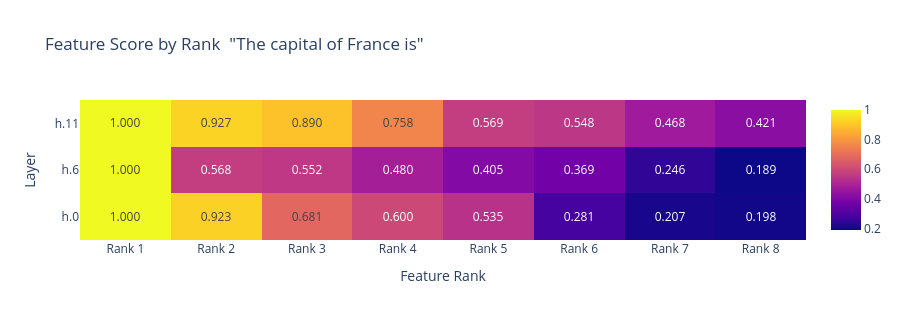

Notebook cell for this chart:
### Code cell
if not NNSIGHT_AVAILABLE:
    print('Skipping - nnsight not available')
else:
    TOP_K = 8
    pkey = 'capital'
    rank_labels = [f'Rank {i+1}' for i in range(TOP_K)]
    layer_labels = [lp.replace('transformer.', '') for lp in LAYERS]
    z_scores = []

    for lp in LAYERS:
        feats = sorted(results[pkey][lp].decode.features, key=lambda f: -f.score)
        row = [f.score for f in feats]
        row += [0.0] * (TOP_K - len(row))
        z_scores.append(row[:TOP_K])

    fig = go.Figure(go.Heatmap(
        z=z_scores,
        x=rank_labels,
        y=layer_labels,
        colorscale='Plasma',
        text=[[f'{v:.3f}' for v in row] for row in z_scores],
        texttemplate='%{text}',
        hovertemplate='<b>%{y} - %{x}</b><br>score: %{z:.4f}<extra></extra>',
    ))
    fig.update_layout(
        title=f'Feature Score by Rank  "{PROMPTS[pkey]}"',
        xaxis_title='Feature Rank',
        yaxis_title='Layer',
        height=320,
    )
    fig.show()

### Figure 1 — Plotly figure (JSON) as saved in the notebook; plotly's stock layout.template omitted (floating-point values rounded to 4 significant figures)
{"data": [{"colorscale": [[0.0, "#0d0887"], [0.1111, "#46039f"], [0.2222, "#7201a8"], [0.3333, "#9c179e"], [0.4444, "#bd3786"], [0.5556, "#d8576b"], [0.6667, "#ed7953"], [0.7778, "#fb9f3a"], [0.8889, "#fdca26"], [1.0, "#f0f921"]], "hovertemplate": "<b>%{y} - %{x}</b><br>score: %{z:.4f}<extra></extra>", "text": [["1.000", "0.923", "0.681", "0.600", "0.535", "0.281", "0.207", "0.198"], ["1.000", "0.568", "0.552", "0.480", "0.405", "0.369", "0.246", "0.189"], ["1.000", "0.927", "0.890", "0.758", "0.569", "0.548", "0.468", "0.421"]], "texttemplate": "%{text}", "type": "heatmap", "x": ["Rank 1", "Rank 2", "Rank 3", "Rank 4", "Rank 5", "Rank 6", "Rank 7", "Rank 8"], "y": ["h.0", "h.6", "h.11"], "z": [[1.0, 0.9234, 0.6808, 0.5998, 0.5347, 0.2806, 0.2065, 0.198], [1.0, 0.5684, 0.5522, 0.48, 0.4053, 0.3688, 0.2456, 0.1887], [1.0, 0.9266, 0.8904, 0.7577, 0.5687, 0.5479, 0.4675, 0.4207]]}], "layout": {"height": 320, "title": {"text": "Feature Score by Rank  \"The capital of France is\""}, "xaxis": {"title": {"text": "Feature Rank"}}, "yaxis": {"title": {"text": "Layer"}}}}
